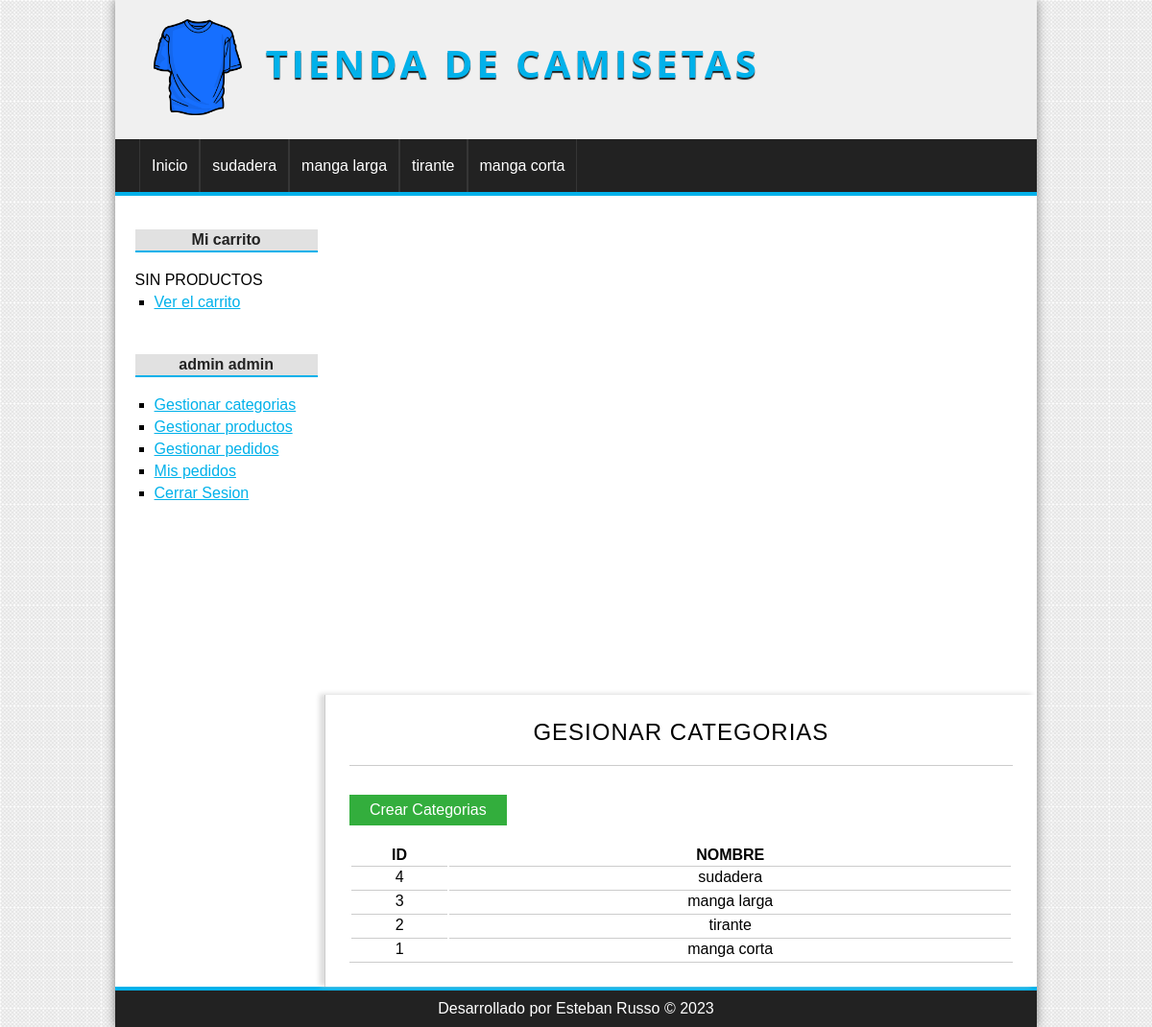
Page /categoria/index (signed in) on the committed database.
### tables this page shows
CREATE TABLE categorias (
id INT (255) AUTO_INCREMENT NOT NULL,
nombre VARCHAR (100) NOT NULL,
CONSTRAINT pk_categorias PRIMARY KEY(id)
);

### config/db.php (called while the page is built)
<?php
class database{
    public static function connect(){
        $db= new mysqli('localhost','root','','tienda_master');
        $db->query("SET NAMES 'utf8'");
        return $db;
    }
}

### models/categorias.php (called while the page is built, shortened)
<?php
class Categorias
{
    private $db;
    public function __construct()
    {
        $this->db = database::connect();
    }
    public function getAll()
    {
        $categorias = $this->db->query("SELECT*FROM categorias ORDER BY id DESC");
        return $categorias;
    }
}

### controllers/categoriaController.php (called while the page is built, shortened)
<?php
require_once 'models/categorias.php';
class categoriaController
{
    public function index()
    {
        $categoria = new Categorias();
        $categorias = $categoria->getAll();
        require_once 'views/categorias/index.php';
    }
}

### views/categorias/index.php (the view)
<h1>GESIONAR CATEGORIAS</h1>
<a href="<?=BASE_URL?>categoria/crear" class="button button-small">
 Crear Categorias
</a>
<table >
    <tr>
      <th>ID</th>
      <th>NOMBRE</th>
    </tr>
    <?php while ($cat = $categorias->fetch_object()) : ?>
        <tr>
            <td><?= $cat->id; ?></td>
            <td><?= $cat->nombre; ?></td>
        </tr>
    <?php endwhile; ?>
</table>

### views/layout/header.php (shortened to what this page needs)
<!DOCTYPE html>
<html lang="es">
<head>
    <link rel="stylesheet" href="<?php echo BASE_URL ?>assets/css/style.css">
</head>
<body>
    <div id="container">
        <header id="header">
            <div id="logo">
                <img src="<?php echo BASE_URL ?>assets/img/camiseta.png" alt="camiseta logo">
                <a href="<?=BASE_URL?>">
                    Tienda de camisetas
                </a>
            </div>
        </header>
        <?php  $categorias = utils::showCategorias(); ?>
        <nav id="menu">
            <ul>
                <li>
                    <a href="<?=BASE_URL?>">Inicio</a>
                </li>
                <?php while ($cat = $categorias->fetch_object()) : ?>
                    <li>
                        <a href="<?=BASE_URL?>categoria/verCategorias&id=<?=$cat->id?>"><?php echo $cat->nombre; ?></a>
                    </li>
                <?php endwhile; ?>
            </ul>
        </nav>
        <div id="content">

### views/layout/sidebar.php (shortened to what this page needs)
<aside id="lateral">
    <div id="login" class="block-aside">
        <h3>Mi carrito</h3>
        <ul>
            <li> <a href="<?= BASE_URL ?>carrito/index"> Ver el carrito</a></li>
        </ul>
    </div>
    <div id="login" class="block-aside">
        <?php if (!isset($_SESSION['identity'])) : ?>
            <h3>Entrar a la web</h3>
            <form action="<?= BASE_URL ?>usuario/login" method="POST">
                <label for="email">Email</label>
                <input type="email" name="email">
                <label for="password">Password</label>
                <input type="password" name="password">
                <input type="submit" values="Enviar">
            </form>
        <?php else : ?>
            <h3><?= $_SESSION['identity']->nombre ?> <?= $_SESSION['identity']->apellido ?></h3>
        <?php endif; ?>
        <ul>
            <?php if (isset($_SESSION['admin'])) : ?>
                <li><a href="<?= BASE_URL ?>categoria/index">Gestionar categorias</a></li>
                <li><a href="<?= BASE_URL ?>producto/gestion">Gestionar productos</a></li>
                <li><a href="#">Gestionar pedidos</a></li>
            <?php endif; ?>
            <?php if (isset($_SESSION['identity'])) : ?>
                <li><a href="#">Mis pedidos</a></li>
                <li><a href="<?= BASE_URL ?>usuario/logout">Cerrar Sesion</a></li>
            <?php else : ?>
                <li><a href="<?= BASE_URL ?>usuario/registro">Registrate Aqui</a></li>
            <?php endif; ?>
        </ul>
    </div>
</aside>
<div id="central">

### helpers/utils.php (shortened to what this page needs)
<?php
class utils
{
    public static function showCategorias()
    {
        require_once 'models/categorias.php';
        $categoria = new Categorias();
        $categorias = $categoria->getAll();
        return $categorias;
    }
    public static function statsCarrito()
    {
        $stats = array(
            'count' => 0,
            'total' => 0
        );
        if (isset($_SESSION['carrito'])) {
            $stats['count'] = count($_SESSION['carrito']);
            if (isset($_SESSION['carrito'])) {
                foreach ($_SESSION['carrito'] as $producto) {
                    $stats['total'] += $producto['precio'] * $producto['unidades'];
                }
            }else{
                echo "Total: 0";
            }
            return $stats;
        } else {
            echo $notice = "SIN PRODUCTOS";
        }
    }
}

### index.php (shortened to what this page needs)
<?php
require_once 'config/db.php';
require_once 'helpers/utils.php';
require_once 'views/layout/header.php';
require_once 'views/layout/sidebar.php';
if (isset($_GET['controller'])) {
    $nombre_controlador = $_GET['controller'] . 'Controller';
} elseif (!isset($_GET['controller']) && !isset($_GET['action'])) {
    $nombre_controlador = controllerDefault;
} else {
    showEror();
    exit;
}
if (class_exists($nombre_controlador)) {;
    $controlador = new $nombre_controlador();
    if (isset($_GET['action']) && method_exists($controlador, $_GET['action'])) {
        $action = $_GET['action'];
        $controlador->$action();
    } elseif (!isset($_GET['controller']) && !isset($_GET['action'])) {
        $action_default = action_default;
        $controlador->$action_default();
    } else {
        showEror();
    }
} else {
    showEror();
}
require_once 'views/layout/footer.php';

### views/layout/footer.php
</div>
<footer id="footer">
    <p>Desarrollado por Esteban Russo &copy; <?= date('Y') ?></p>
</footer>
</div>
</body>
</html>

### assets/css/style.css (style rules this page uses)
* { padding: 0px; margin: 0px; font-family: sans-serif, Arial, Helvetica, sans-serif; }
body { background: url(../img/bg.png); }
a { color: #01b1ea; }
table { text-align: center; width: 100%; border-bottom: 1px solid #ccc; }
td { border-top: 1px solid #ccc; padding: 2px; }
#container { width: 80%; margin: 0px auto; box-shadow: 0px 0px 10px grey; background: white; }
#header { height: 145px; background: #f0f0f0; }
#logo { float: left; padding: 20px; margin-left: 20px; }
#logo img { float: left; height: 100px; }
#logo a { float: left; font-size: 40px; letter-spacing: 4px; font-family: "Open Sans", Arial, Helvetica, sans-serif; text-transform: uppercase; color: #01b1ea; font-weight: bold; text-decoration: none; margin-top: 18px; margin-left: 25px; text-shadow: 0px 2px 1px #222222; transition: all 300ms; }
#menu { clear: both; background: #222; color: white; height: 55px; border-bottom: 4px solid #01b1ea; }
#menu ul { list-style: none; text-decoration: none; margin: 0px auto; margin-left: 25px; }
#menu ul li { line-height: 55px; float: left; border-right: 1px solid #363636; }
#menu a { display: block; color: white; text-decoration: none; padding-left: 12px; padding-right: 12px; transition: all 1000ms; }
#menu a:first-child { border-left: 1px solid #363636; }
#content { margin: 0px auto; overflow: hidden; background: white; }
#lateral { width: 22%; min-height: 500px; float: left; margin-top: 20px; margin-left: 10px; }
#lateral .block-aside { display: block; width: 90%; margin: 5px auto; padding: 10px; }
#lateral h3 { display: block; color: #222; width: 100%; text-align: center; padding-top: 2px; padding-bottom: 2px; margin-bottom: 15px; font-size: 16px; font-weight: bold; background: #e1e1e1; border-bottom: 2px solid #01b1ea; }
#lateral ul { margin-top: 20px; margin-bottom: 20px; }
#lateral ul li { list-style: square; margin-left: 20px; margin-top: 5px; margin-bottom: 5px; }
.button { background: #33ae3d; color: white !important; text-decoration: none; padding: 10px; }
.button-small { width: 150px; text-align: center; margin-bottom: 20px; padding: 7px; }
label, input[type="button"], input[type="submit"], button, .button { margin-top: 10px; display: block; }
#central { width: 72%; float: right; border-left: 1px solid #ccc; box-shadow: -5px -1px 5px #ddd; padding: 25px; }
#central h1 { font-size: 24px; font-weight: normal; letter-spacing: 1px; text-align: center; border-bottom: 1px solid #ccc; margin-bottom: 30px; padding: 20px; padding-top: 0px; }
#footer { clear: both; text-align: center; padding-top: 10px; padding-bottom: 10px; color: white; background: #222222; border-top: 4px solid #01b1ea; }

### rows in the picture
categorias: nombre "sudadera", id "4"
categorias: nombre "manga larga", id "3"
categorias: nombre "tirante", id "2"
categorias: nombre "manga corta", id "1"

### other values in the picture
$notice = "SIN PRODUCTOS" "SIN PRODUCTOS"
$_SESSION['identity']->nombre "admin"
$_SESSION['identity']->apellido "admin"
